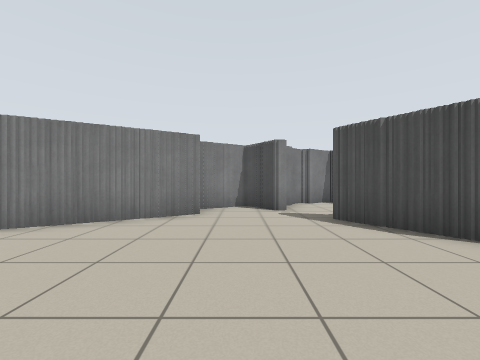
[1] (above)

12 first-person views from a walk through a Stage world. The camera is 0.86 m above the floor, looks level and sees 90° across. The lines on the ground mark 1 m squares. The floor is counted in squares, 1 m on a side. Each view is taken from the middle of a square. On the plan, view 1 faces up. The plan holds only what a view shows up to about 10 squares ahead; the rest is blank. Robots are left out.

[2]
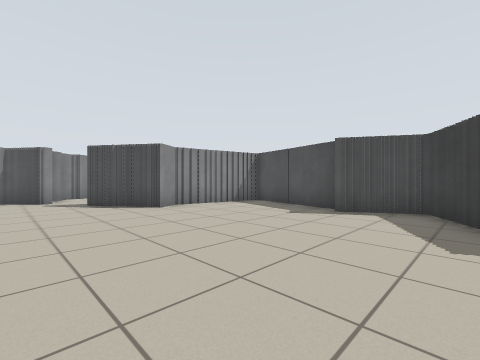

[3]
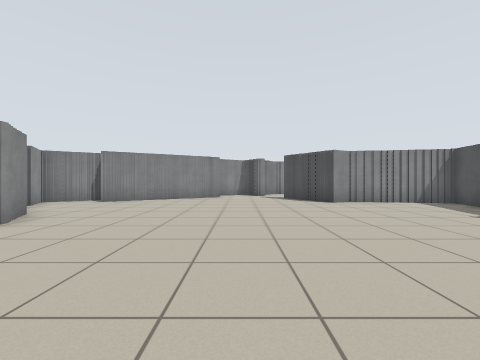

[4]
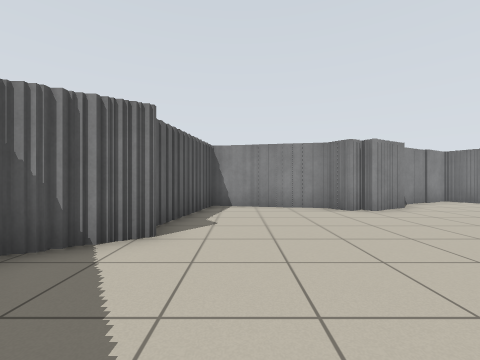

[5]
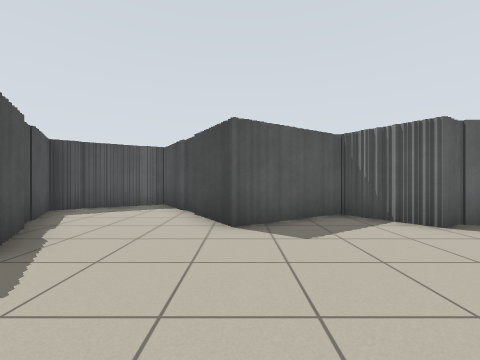

[6]
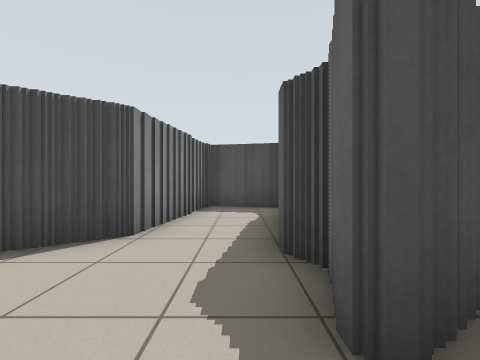

[7]
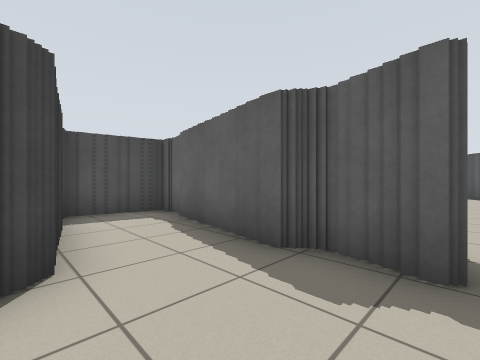

[8]
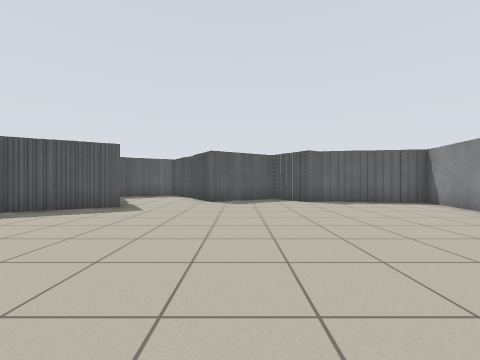

[9]
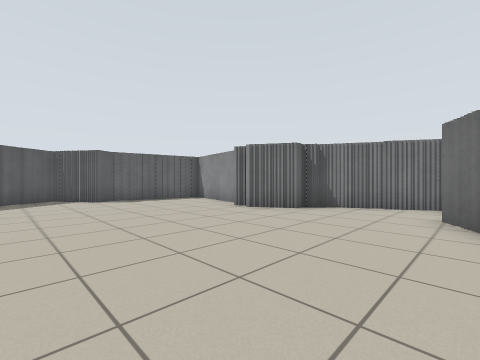

[10]
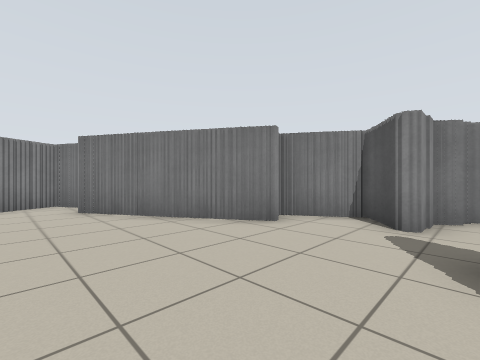

[11]
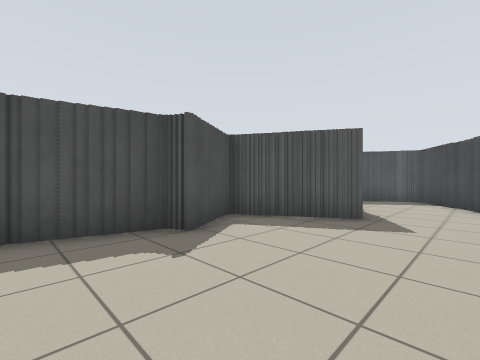

[12]
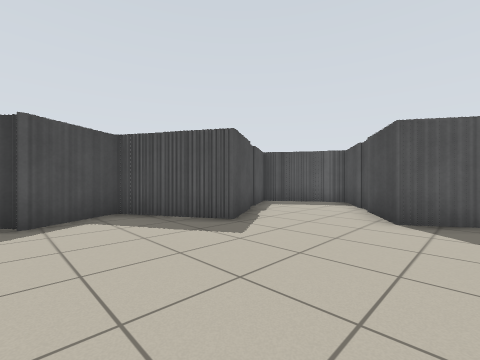

### Floor plan
Points are (right, up) in squares from view 1. A wall is a line through its corners. A room is listed if a view was taken in it or the views show most of it. See-through windows are left out.
Room 1 (views 1, 2, 3, 4, 5, 6, 7, 8, 9, 10, 11, 12)
walls: (3.9, 3.2) (3.3, 3.2) (3.3, 3.8); (3, 4.2) (2.5, 4.2) (2.5, 4.9); (2.1, 4.8) (2.1, 5.4) (3.1, 5.4); (3, 5.2) (3.5, 5.2); (-4.5, -1.4) (-5, -1.4); (6.5, -1.6) (6.5, -1.1); (-4.7, -0.9) (-4.7, -2.1); (5.8, 3.4) (3.9, 3.4); (3.4, 5.4) (5.5, 5.4); (5.2, -4.2) (5.9, -4.2); (4.8, -4.6) (5.4, -4.6); (-5, -0.2) (-5, -0.9); (-2.5, 4.9) (-3.1, 4.9); (6.7, -2) (6.7, -1.5); (-2.1, 5.2) (-2.6, 5.2); (-3, 4.6) (-3.6, 4.6); (-1.5, 5.6) (-2, 5.6); (5.8, -3.9) (6.2, -3.9); (7.1, -1.1) (7.1, 0.5); (-3.6, 4.2) (-4.5, 4.2); (6.1, -3.6) (6.9, -3.6); (7.3, 0.4) (7.3, 1.5); (5, -5.1) (5, -4.5); (-1.2, 6.2) (-1.2, 5.8) (-1.6, 5.8); (1.5, -6.6) (2.4, -6.6); (-5.3, -2.1) (-5.3, -3.4); (-4.5, 3.8) (-5.1, 3.8); (-1.5, -6.2) (-1.5, -6.8); (7.1, -2.8) (7.1, -2); (6.8, -3.4) (7.3, -3.4) (7.3, -2.6); (7, 3.2) (5.6, 3.2); (7.7, 1.4) (7.7, 2.9) (6.9, 2.9); (5.5, 5.2) (6.4, 5.2); (0.9, -6.9) (1.5, -6.9); (-5.9, 0.4) (-5.9, 0.1) (-5.3, 0.1) (-5.3, -0.4); (5.3, -5.6) (5.3, -5.1); (-1.2, -6.8) (-1.2, -7.2); (6.4, 5) (7.1, 5); (-0.8, -7.2) (-0.8, -7.9) (-0.1, -7.9); (-5.7, -3.2) (-5.7, -4.9); (0.2, -7.4) (0.8, -7.4); (0.8, 7.6) (0.2, 7.6); (-6.5, 1.4) (-6.5, 0.6); (0, 7.6) (-0.8, 7.6); (-0.1, -7.6) (0.5, -7.6); (0.4, 7.8) (-0.1, 7.8); (7.2, 4.8) (8.5, 4.8) (8.5, 5.9); (-3.4, -6.6) (-1.8, -6.6); (-6.8, 1.8) (-6.8, 1.2); (1.4, 8) (1.4, 6.8) (0.9, 6.8) (0.9, 7.2); (-4.2, -6.3) (-3.4, -6.3); (-6.4, 3.8) (-7, 3.8); (-5.9, -4.8) (-5.9, -6); (-7.1, 2.5) (-7.1, 1.6); (-6.9, 3.4) (-7.5, 3.4) (-7.5, 2.6); (4.3, 8) (4.3, 8.5); (-5.6, -6.2) (-4.2, -6.2); (2.9, 8.9) (2.1, 8.9); (6.5, -7.6) (6.5, -6.9); (6.5, 7.6) (4.5, 7.6) (4.5, 8.1); (8.7, 5.8) (8.7, 7); (3.6, 9.3) (3, 9.3); (6.7, -8) (6.7, -7.5); (8.4, 7.3) (6.5, 7.3); (5.6, -9.6) (6.2, -9.6); (6.1, -9.4) (6.8, -9.4); (4.9, -10) (5.6, -10); (7.1, -9) (7.1, -8)

Positions as (right, up) in squares from view 1, and headings:
1: (0, 0), facing up
2: (0, -4), facing up-right
3: (0, -6), facing up
4: (2, -5), facing left
5: (2, -2), facing down
6: (1, 6), facing right
7: (2, 8), facing down-right
8: (1, 3), facing down
9: (1, 4), facing down-left
10: (2, 2), facing up-left
11: (3, 1), facing down-right
12: (1, -1), facing down-right
